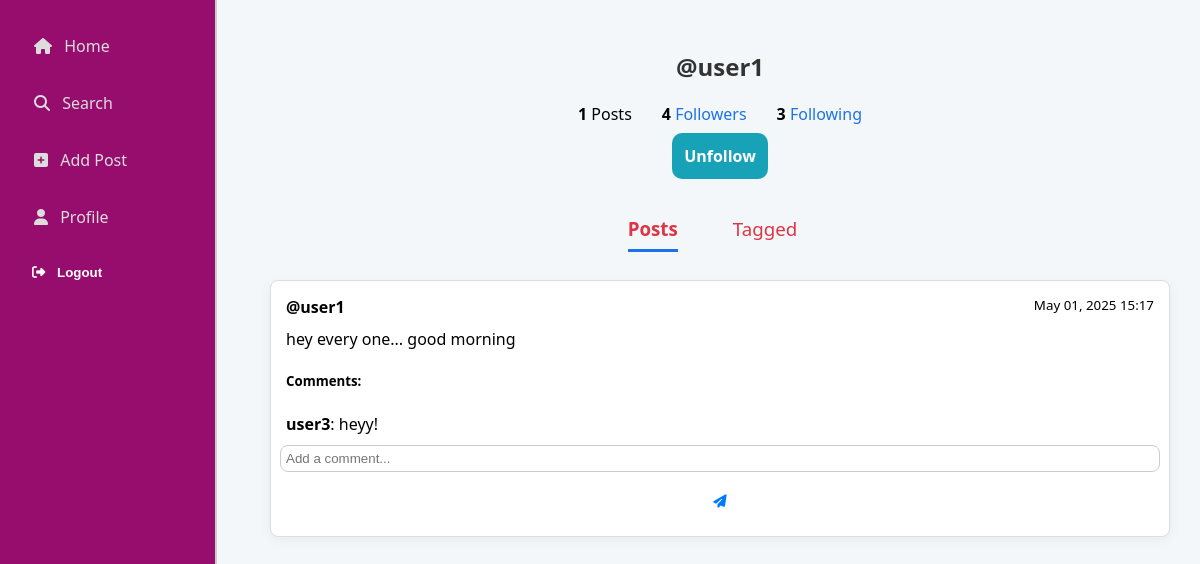
Page /profile/user1/ (signed in) on the committed database.
### BlogApp/models.py (models this page shows, shortened)
class Post(models.Model):
    author = models.ForeignKey(User, on_delete=models.CASCADE)
    content = models.TextField()
    tags = models.ManyToManyField(Tag, blank=True)
    tagged_users = models.ManyToManyField(User, related_name='tagged_in_posts', blank=True)
    created_at = models.DateTimeField(auto_now_add=True)

class Comment(models.Model):
    post = models.ForeignKey(Post, on_delete=models.CASCADE, related_name='comments')
    author = models.ForeignKey(User, on_delete=models.CASCADE)
    text = models.TextField()
    created_at = models.DateTimeField(auto_now_add=True)

### BlogApp/views.py (the view)
# urls.py: path('profile/', profile_view, name='profile'),
@login_required
def profile_view(request, username=None):
    user = get_object_or_404(User, username=username) if username else request.user
    posts = Post.objects.filter(author=user).order_by('-created_at')
    tagged_posts = Post.objects.filter(tagged_users=user).exclude(author=user)
    is_following = Follow.objects.filter(follower=request.user, following=user).exists()
    followers = Follow.objects.filter(following=user)
    followings = Follow.objects.filter(follower=user)
    comment_form = CommentForm()  # <- add this
    return render(request, 'BlogApp/profile.html', {
        'profile_user': user,
        'posts': posts,
        'tagged_posts': tagged_posts,
        'is_following': is_following,
        'followers': followers,
        'followings': followings,
        'comment_form': comment_form  # <- add this to context
    })

### BlogApp/forms.py
class CommentForm(forms.ModelForm):
    class Meta:
        model = Comment
        fields = ['text']
        widgets = {
            'text': forms.TextInput(attrs={
                'placeholder': 'Add a comment...',
                'class': 'form-control',
                'style': 'width: 100%; padding: 5px;',
            }),
        }

### BlogApp/templates/BlogApp/profile.html (shortened to what this page needs)
{% extends 'BlogApp/base.html' %}
{% block content %}
<div style="text-align: center; margin-bottom: 10px;">
    <h2>@{{ profile_user.username }}</h2>
</div>
<div style="display: flex; justify-content: center; gap: 30px; margin-bottom: 20px;">
    <div><strong>{{ posts.count }}</strong> Posts</div>
    <div><strong>{{ followers.count }}</strong> <a href="#" onclick="toggleList('followers-list')">Followers</a></div>
    <div><strong>{{ followings.count }}</strong> <a href="#" onclick="toggleList('following-list')">Following</a></div>
</div>
<div style="text-align: center; margin-bottom: 30px;">
    {% if profile_user != user %}
        {% if is_following %}
            <a href="{% url 'unfollow' profile_user.username %}" class="button">Unfollow</a>
        {% else %}
            <a href="{% url 'follow' profile_user.username %}" class="button">Follow</a>
        {% endif %}
    {% endif %}
</div>
<div style="display: flex; justify-content: center; gap: 40px; margin-bottom: 10px;">
    <h3 id="posts-tab" class="profile-tab active-tab" onclick="showTab('posts')">Posts</h3>
    <h3 id="tagged-tab" class="profile-tab" onclick="showTab('tagged')">Tagged</h3>
</div>
<div id="posts-section">
    {% for post in posts %}
        <div class="post" style="border: 1px solid #ddd; padding: 15px; margin-bottom: 20px; border-radius: 8px;">
            <div class="post-header" style="margin-bottom: 10px;">
                <strong>@{{ post.author.username }}</strong>
                <small style="float: right;">{{ post.created_at|date:"M d, Y H:i" }}</small>
            </div>
            <div class="post-content" style="margin-bottom: 10px;">{{ post.content }}</div>
            <div class="comments" style="margin-top: 10px;">
                <h5>Comments:</h5>
                {% for comment in post.comments.all %}
                    <p style="margin-bottom: 5px;"><strong>{{ comment.author.username }}</strong>: {{ comment.text }}</p>
                {% empty %}
                    <p style="color: #888;">No comments yet.</p>
                {% endfor %}
                <form method="post" action="{% url 'comment' post.id %}" style="margin-top: 10px; display: flex; align-items: center; gap: 10px;">
                    {{ comment_form.text }}
                    <button type="submit" title="Add Comment" style="background: none; border: none; cursor: pointer; color: #007bff;">
                        <i class="fas fa-paper-plane"></i>
                    </button>
                </form>
            </div>
        </div>
    {% empty %}
        <p>No posts yet.</p>
    {% endfor %}
</div>
{% endblock %}

### BlogApp/static/BlogApp/style.css (style rules this page uses)
body { font-family: 'Segoe UI', Tahoma, Geneva, Verdana, sans-serif; background-color: #f4f7fa; margin: 0; padding: 0; display: flex; min-height: 100vh; }
h2 { text-align: center; color: #333; }
a { color: #1a73e8; text-decoration: none; transition: 0.3s; }
form { display: flex; flex-direction: column; gap: 12px; }
input { padding: 10px; border: 1px solid #ccc; border-radius: 8px; transition: 0.2s; }
button, .button { padding: 12px; background-color: #f00975; color: white; border: none; border-radius: 10px; cursor: pointer; font-weight: bold; transition: background-color 0.3s; }
.button { background-color: #17a2b8; }
.post { background: #fff; padding: 20px; margin-bottom: 25px; border-left: 6px solid #ff4c60; border-radius: 12px; box-shadow: 0 3px 12px rgba(0, 0, 0, 0.05); border: 1px solid #e0e0e0; }
.profile-tab { cursor: pointer; color: #dc3545; margin-right: 15px; padding-bottom: 8px; border-bottom: 3px solid transparent; font-weight: 500; }
.active-tab { border-bottom: 3px solid #1a73e8; font-weight: bold; }

### rows in the picture
Post: author.username "user1", created_at "May 01, 2025 15:17", content "hey every one... good morning"
Comment: author.username "user3", text "heyy!"

### other values in the picture
{{ profile_user.username }} "user1"
{{ posts.count }} "1"
{{ followers.count }} "4"
{{ followings.count }} "3"
